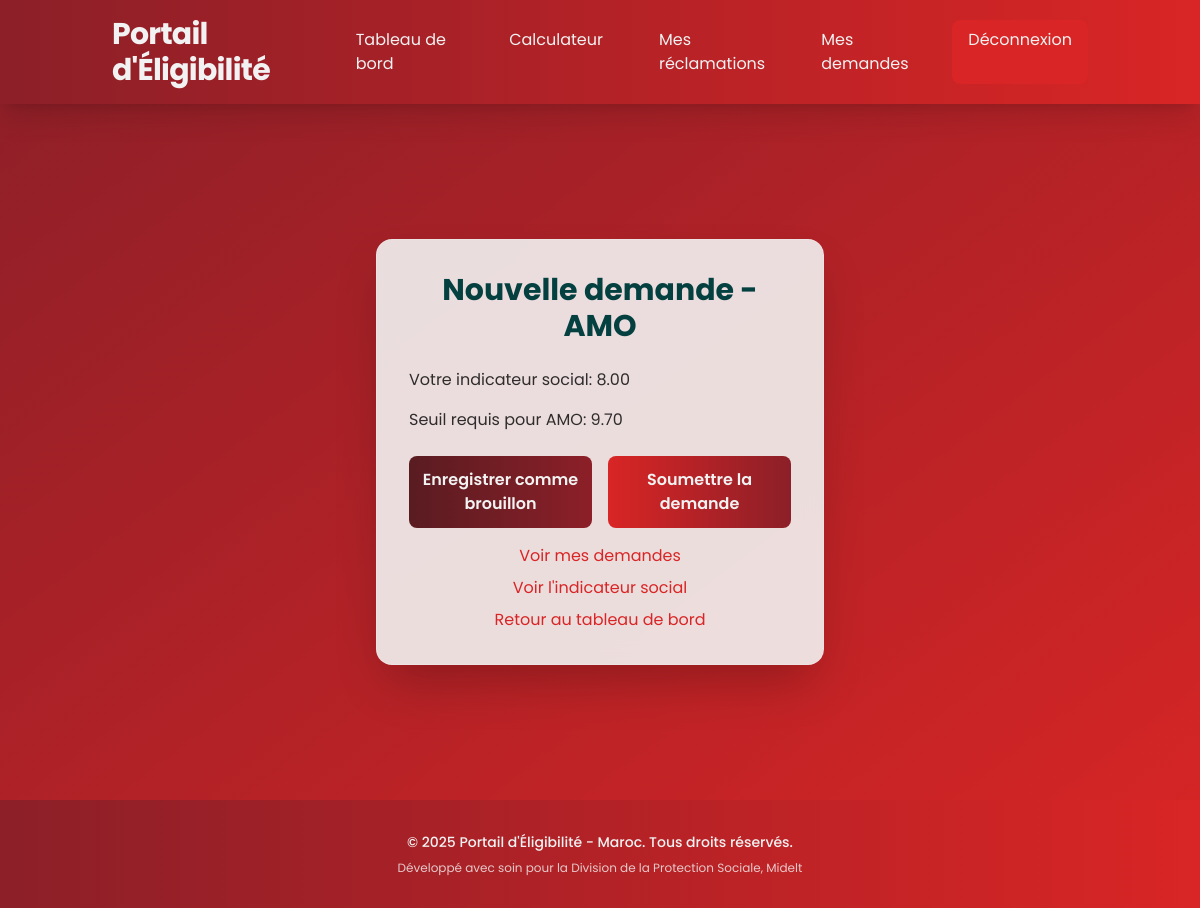
The app's page /apply/amo/ (signed in) with its own data.
### website/models.py (models this page shows)
class SocialIndicatorThreshold(models.Model):
    PROGRAM_TYPES = [
        ('amo', 'AMO Health Insurance'),
        ('social_aid', 'Social Aid'),
    ]
    program_type = models.CharField(max_length=20, choices=PROGRAM_TYPES)
    max_score = models.DecimalField(max_digits=10, decimal_places=4)
    effective_date = models.DateField()
    is_active = models.BooleanField(default=True)
    created_by = models.ForeignKey(User, on_delete=models.CASCADE)
    class Meta:
        unique_together = ['program_type', 'effective_date']

class CitizenProfile(models.Model):
    user = models.OneToOneField(User, on_delete=models.CASCADE)
    family_size = models.IntegerField(default=1)
    monthly_income = models.DecimalField(max_digits=12, decimal_places=2, default=0)
    has_other_insurance = models.BooleanField(default=False)
    other_insurance_details = models.TextField(blank=True)
    current_social_indicator = models.DecimalField(max_digits=10, decimal_places=4, default=0)
    last_calculated = models.DateTimeField(null=True, blank=True)

### website/views.py (the view, shortened to what this page needs)
# urls.py: path('apply/<str:program_type>/', views.create_application, name='create_application'),
@login_required
@user_passes_test(lambda u: u.user_type == 'citizen')
def create_application(request, program_type):
    citizen = request.user
    profile = get_object_or_404(CitizenProfile, user=citizen)
    if program_type not in ['amo', 'social_aid']:
        messages.error(request, 'Type de programme invalide.')
        return redirect('citizen_dashboard')
    existing_application = Application.objects.filter(
        citizen=citizen,
        program_type=program_type,
        status__in=['draft', 'submitted', 'under_review']
    ).first()
    last_application = Application.objects.filter(
        citizen=citizen,
        program_type=program_type
    ).order_by('-submitted_at').first()
    try:
        threshold = SocialIndicatorThreshold.objects.filter(
            program_type=program_type,
            is_active=True
        ).order_by('-effective_date').first()
        threshold_value = threshold.max_score if threshold else None
    except SocialIndicatorThreshold.DoesNotExist:
        threshold_value = None
    return render(request, 'citizen/create_application.html', {
        'program_type': program_type,
        'social_indicator': profile.current_social_indicator,
        'threshold': threshold_value
    })

### website/templates/citizen/create_application.html (shortened to what this page needs)
{% extends 'base.html' %}
{% block content %}
<div class="flex items-center justify-center py-12" style="height:fit-content;min-height:75vh;">
    <div class="glass p-8 rounded-2xl shadow-2xl w-full max-w-md animate-fade-in-up">
        <h1 class="text-3xl font-bold text-center text-[#044040] mb-6">Nouvelle demande - {{ program_type|upper }}</h1>
        {% if social_indicator is not none %}
            <p class="text-[#000000]/80 mb-4">Votre indicateur social: {{ social_indicator|floatformat:2 }}</p>
        {% else %}
            <p class="text-red-500 mb-4">Aucun indicateur social calculé. Veuillez consulter le calculateur d'éligibilité.</p>
        {% endif %}
        {% if threshold %}
            <p class="text-[#000000]/80 mb-4">Seuil requis pour {{ program_type|upper }}: {{ threshold|floatformat:2 }}</p>
        {% else %}
            <p class="text-red-500 mb-4">Aucun seuil actif défini pour {{ program_type|upper }}. Contactez l'administration.</p>
        {% endif %}
        <form method="post" class="space-y-6">
            <div class="flex space-x-4">
                <button type="submit" name="action" value="save_draft"
                        class="flex-1 bg-gradient-to-r from-[#591C21] to-[#8C1F28] text-[#F2F2F2] p-3 rounded-lg font-semibold hover:from-[#D92525] hover:to-[#591C21] transition-all duration-300 hover-scale animate-pulse {% if not threshold or social_indicator is none %}opacity-50 cursor-not-allowed{% endif %}"
                        {% if not threshold or social_indicator is none %}disabled{% endif %}>
                    Enregistrer comme brouillon
                </button>
                <button type="submit" name="action" value="submit"
                        class="flex-1 bg-gradient-to-r from-[#D92525] to-[#8C1F28] text-[#F2F2F2] p-3 rounded-lg font-semibold hover:from-[#591C21] hover:to-[#D92525] transition-all duration-300 hover-scale animate-pulse {% if not threshold or social_indicator is none %}opacity-50 cursor-not-allowed{% endif %}"
                        {% if not threshold or social_indicator is none %}disabled{% endif %}>
                    Soumettre la demande
                </button>
            </div>
        </form>
        <a href="{% url 'my_applications' %}"
           class="mt-4 inline-block text-[#D92525] hover:underline text-center w-full">Voir mes demandes</a>
        <a href="{% url 'eligibility_calculator' %}"
           class="mt-2 inline-block text-[#D92525] hover:underline text-center w-full">Voir l'indicateur social</a>
        <a href="{% url 'citizen_dashboard' %}"
           class="mt-2 inline-block text-[#D92525] hover:underline text-center w-full">Retour au tableau de bord</a>
    </div>
</div>
{% endblock %}

### records on screen
SocialIndicatorThreshold: program_type "AMO", max_score "9.70"
CitizenProfile: current_social_indicator "8.00"
